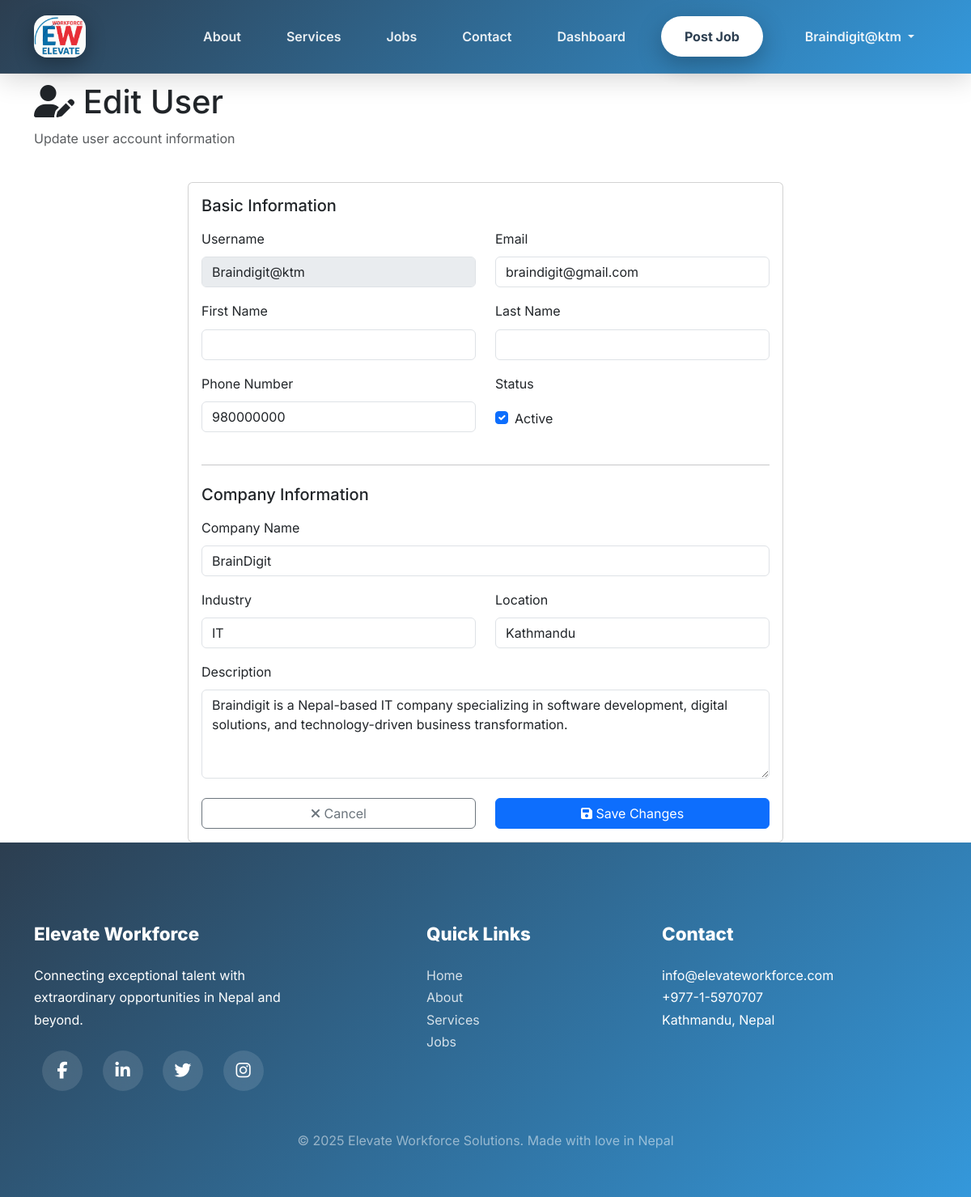
The app's page /accounts/admin/users/9/edit/ (signed in) with its own data.
### accounts/models.py (models this page shows, shortened)
class User(AbstractUser):
    USER_ROLE_CHOICES = (
        ('job_seeker', 'Job Seeker'),
        ('company', 'Company'),
    )
    role = models.CharField(max_length=20, choices=USER_ROLE_CHOICES, default='job_seeker')
    phone_number = models.CharField(max_length=15, blank=True, null=True)
    is_active = models.BooleanField(default=True)
    created_at = models.DateTimeField(auto_now_add=True)
    updated_at = models.DateTimeField(auto_now=True)
    groups = models.ManyToManyField(
        'auth.Group',
        related_name='custom_user_groups',
        blank=True,
        help_text='The groups this user belongs to.'
    )
    user_permissions = models.ManyToManyField(
        'auth.Permission',
        related_name='custom_user_permissions',
        blank=True,
        help_text='Specific permissions for this user.'
    )
    class Meta:
        db_table = 'users'
        verbose_name_plural = 'Users'
        ordering = ['-created_at']
    def is_company(self):
        return self.role == 'company'
    def is_job_seeker(self):
        return self.role == 'job_seeker'

### companies/models.py (models this page shows, shortened)
class Company(models.Model):
    COMPANY_STATUS_CHOICES = (
        ('active', 'Active'),
        ('inactive', 'Inactive'),
        ('suspended', 'Suspended'),
    )
    user = models.OneToOneField(User, on_delete=models.CASCADE, related_name='company_profile')
    company_name = models.CharField(max_length=255, unique=True)
    description = models.TextField()
    website = models.URLField(blank=True, null=True)
    industry = models.CharField(max_length=100)
    location = models.CharField(max_length=255)
    company_size = models.CharField(max_length=50, blank=True, null=True)
    logo = models.ImageField(upload_to='company_logos/', blank=True, null=True)
    status = models.CharField(max_length=20, choices=COMPANY_STATUS_CHOICES, default='active')
    verified = models.BooleanField(default=False)
    created_at = models.DateTimeField(auto_now_add=True)
    updated_at = models.DateTimeField(auto_now=True)
    class Meta:
        db_table = 'companies'
        verbose_name_plural = 'Companies'
        ordering = ['-created_at']

### accounts/admin_views.py (the view, shortened to what this page needs)
# urls.py: path('admin/users/<int:pk>/edit/', admin_views.edit_user, name='edit_user'),
@login_required(login_url='accounts:login')
@user_passes_test(is_admin, login_url='accounts:login')
@require_http_methods(["GET", "POST"])
def edit_user(request, pk):
    user = get_object_or_404(User, pk=pk)
    context = {
        'user': user,
        'job_seeker': None,
        'company': None,
    }
    if user.is_job_seeker():
        try:
            context['job_seeker'] = user.job_seeker_profile
        except JobSeeker.DoesNotExist:
            pass
    else:
        try:
            context['company'] = user.company_profile
        except Company.DoesNotExist:
            pass
    return render(request, 'admin/edit_user.html', context)

### accounts/admin_views.py (called while the page is built)
def is_admin(user):
    return user.is_superuser and user.is_staff

### templates/admin/edit_user.html (shortened to what this page needs)
{% extends 'base.html' %}
{% block content %}
<div class="container">
    <div class="row mb-4">
        <div class="col-md-12">
            <h1><i class="fas fa-user-edit"></i> Edit User</h1>
            <p class="text-muted">Update user account information</p>
        </div>
    </div>
    <div class="row">
        <div class="col-lg-8 mx-auto">
            <div class="card">
                <div class="card-body">
                    <form method="post">
                        <h5 class="mb-3">Basic Information</h5>
                        <div class="row">
                            <div class="col-md-6 mb-3">
                                <label for="username" class="form-label">Username</label>
                                <input type="text" id="username" name="username" class="form-control" value="{{ user.username }}" disabled>
                            </div>
                            <div class="col-md-6 mb-3">
                                <label for="email" class="form-label">Email</label>
                                <input type="email" id="email" name="email" class="form-control" value="{{ user.email }}" required>
                            </div>
                        </div>
                        <div class="row">
                            <div class="col-md-6 mb-3">
                                <label for="first_name" class="form-label">First Name</label>
                                <input type="text" id="first_name" name="first_name" class="form-control" value="{{ user.first_name }}">
                            </div>
                            <div class="col-md-6 mb-3">
                                <label for="last_name" class="form-label">Last Name</label>
                                <input type="text" id="last_name" name="last_name" class="form-control" value="{{ user.last_name }}">
                            </div>
                        </div>
                        <div class="row">
                            <div class="col-md-6 mb-3">
                                <label for="phone_number" class="form-label">Phone Number</label>
                                <input type="tel" id="phone_number" name="phone_number" class="form-control" value="{{ user.phone_number }}">
                            </div>
                            <div class="col-md-6 mb-3">
                                <label for="is_active" class="form-label">Status</label>
                                <div class="form-check mt-2">
                                    <input type="checkbox" id="is_active" name="is_active" class="form-check-input" {% if user.is_active %}checked{% endif %}>
                                    <label class="form-check-label" for="is_active">
                                        Active
                                    </label>
                                </div>
                            </div>
                        </div>
                        {% if user.is_job_seeker %}
                            <hr class="my-4">
                            <h5 class="mb-3">Job Seeker Information</h5>
                            {% if job_seeker %}
                                <div class="mb-3">
                                    <label for="location" class="form-label">Location</label>
                                    <input type="text" id="location" name="location" class="form-control" value="{{ job_seeker.location }}">
                                </div>
                                <div class="mb-3">
                                    <label for="skills" class="form-label">Skills <small class="text-muted">(comma-separated)</small></label>
                                    <input type="text" id="skills" name="skills" class="form-control" value="{{ job_seeker.skills }}">
                                </div>
                            {% endif %}
                        {% elif user.is_company %}
                            <hr class="my-4">
                            <h5 class="mb-3">Company Information</h5>
                            {% if company %}
                                <div class="mb-3">
                                    <label for="company_name" class="form-label">Company Name</label>
                                    <input type="text" id="company_name" name="company_name" class="form-control" value="{{ company.company_name }}">
                                </div>
                                <div class="row">
                                    <div class="col-md-6 mb-3">
                                        <label for="industry" class="form-label">Industry</label>
                                        <input type="text" id="industry" name="industry" class="form-control" value="{{ company.industry }}">
                                    </div>
                                    <div class="col-md-6 mb-3">
                                        <label for="location" class="form-label">Location</label>
                                        <input type="text" id="location" name="location" class="form-control" value="{{ company.location }}">
                                    </div>
                                </div>
                                <div class="mb-3">
                                    <label for="description" class="form-label">Description</label>
                                    <textarea id="description" name="description" class="form-control" rows="4">{{ company.description }}</textarea>
                                </div>
                            {% endif %}
                        {% endif %}
                        <div class="row mt-4">
                            <div class="col-md-6">
                                <a href="{% url 'accounts:manage_users' %}" class="btn btn-outline-secondary w-100">
                                    <i class="fas fa-times"></i> Cancel
                                </a>
                            </div>
                            <div class="col-md-6">
                                <button type="submit" class="btn btn-primary w-100">
                                    <i class="fas fa-save"></i> Save Changes
                                </button>
                            </div>
                        </div>
                    </form>
                </div>
            </div>
        </div>
    </div>
</div>
{% endblock %}

### templates/base.html (shortened to what this page needs)
<!DOCTYPE html>
<html lang="en">
<head>
    {% load static %}
    <link href="https://cdn.jsdelivr.net/npm/bootstrap@5.3.3/dist/css/bootstrap.min.css" rel="stylesheet">
    <link rel="stylesheet" href="https://cdnjs.cloudflare.com/ajax/libs/font-awesome/6.6.0/css/all.min.css">
</head>
<body>
    <nav class="navbar navbar-expand-lg navbar-dark fixed-top">
        <div class="container">
            <a class="navbar-brand" href="{% url 'home' %}">
                <img src="{% static 'images/logo1.png' %}" alt="Elevate Logo" height="52" width="90">
            </a>
            <div class="collapse navbar-collapse" id="navbarNav">
                <ul class="navbar-nav ms-auto align-items-center">
                    <li class="nav-item"><a class="nav-link" href="{% url 'about' %}">About</a></li>
                    <li class="nav-item"><a class="nav-link" href="{% url 'services' %}">Services</a></li>
                    <li class="nav-item"><a class="nav-link" href="{% url 'jobs:job_list' %}">Jobs</a></li>
                    <li class="nav-item"><a class="nav-link" href="{% url 'contact' %}">Contact</a></li>
                    {% if user.is_authenticated %}
                        {% if user.is_job_seeker %}
                        <li class="nav-item"><a class="nav-link" href="{% url 'accounts:job_seeker_dashboard' %}">Dashboard</a></li>
                        <li class="nav-item"><a class="nav-link" href="{% url 'application:my_applications' %}">Applications</a></li>
                        {% elif user.is_company %}
                        <li class="nav-item"><a class="nav-link" href="{% url 'application:company_dashboard' %}">Dashboard</a></li>
                        <li class="nav-item ms-3">
                            <a class="btn btn-post-job" href="{% url 'jobs:create_job' %}">
                                Post Job
                            </a>
                        </li>
                        {% endif %}
                        <li class="nav-item dropdown ms-4">
                            <a class="nav-link dropdown-toggle" href="#" role="button" data-bs-toggle="dropdown">
                                {{ user.username }}
                            </a>
                        </li>
                    {% else %}
                        <li class="nav-item"><a class="nav-link" href="{% url 'accounts:login' %}">Login</a></li>
                        <li class="nav-item"><a class="nav-link" href="{% url 'accounts:register' %}">Register</a></li>
                    {% endif %}
                </ul>
            </div>
    </nav>
    <div class="container mt-5 pt-4">
    </div>
    <div class="main-container">
        {% block content %}{% endblock %}
    </div>
    <footer>
        <div class="container">
            <div class="row g-5">
                <div class="col-lg-4">
                    <h5>Elevate Workforce</h5>
                    <p>Connecting exceptional talent with extraordinary opportunities in Nepal and beyond.</p>
                    <div class="footer-social mt-4">
                        <a href="#" title="Facebook"><i class="fab fa-facebook-f"></i></a>
                        <a href="#" title="LinkedIn"><i class="fab fa-linkedin-in"></i></a>
                        <a href="#" title="Twitter"><i class="fab fa-twitter"></i></a>
                        <a href="#" title="Instagram"><i class="fab fa-instagram"></i></a>
                    </div>
                </div>
                <div class="col-lg-3 offset-lg-1">
                    <h5>Quick Links</h5>
                    <ul class="list-unstyled">
                        <li><a href="{% url 'home' %}">Home</a></li>
                        <li><a href="{% url 'about' %}">About</a></li>
                        <li><a href="{% url 'services' %}">Services</a></li>
                        <li><a href="{% url 'jobs:job_list' %}">Jobs</a></li>
                    </ul>
                </div>
                <div class="col-lg-4">
                    <h5>Contact</h5>
                    <p>
                        info@elevateworkforce.com<br>
                        +977-1-5970707<br>
                        Kathmandu, Nepal
                    </p>
                </div>
            </div>
            <div class="text-center mt-5">
                <p class="footer-copyright">&copy; 2025 Elevate Workforce Solutions. Made with love in Nepal</p>
            </div>
        </div>
    </footer>
</body>
</html>

### templates/base.html (style rules this page uses)
:root { --primary: #3498db; --primary-dark: #2980b9; --dark: #2c3e50; --light: #f8f9fa; --gradient: linear-gradient(135deg, #2c3e50 0%, #3498db 100%); }
* { margin: 0; padding: 0; box-sizing: border-box; }
body { font-family: 'Inter', sans-serif; background: #fff; line-height: 1.7; overflow-x: hidden; }
.navbar { background: var(--gradient) !important; -webkit-backdrop-filter: blur(20px); backdrop-filter: blur(20px); padding: 1.2rem 0; box-shadow: 0 8px 32px rgba(0,0,0,0.15); border-bottom: 1px solid rgba(255,255,255,0.1); transition: all 0.4s ease; z-index: 1030; }
.navbar-brand { display: flex; align-items: center; font-weight: 900; color: white !important; text-decoration: none; padding: 0 !important; }
.navbar-brand img { height: 52px; width: auto; border-radius: 16px; box-shadow: 0 8px 25px rgba(0,0,0,0.3); transition: all 0.4s ease; margin-right: 14px; }
.nav-link { color: rgba(255,255,255,0.9) !important; font-weight: 600; margin: 0 8px; padding: 10px 20px !important; border-radius: 50px; transition: all 0.4s ease; }
.btn-post-job { background: white; color: var(--dark) !important; font-weight: 700; border-radius: 50px; padding: 12px 28px !important; box-shadow: 0 10px 30px rgba(0,0,0,0.25); }
footer { background: var(--gradient); color: white; padding: 100px 0 40px; position: relative; overflow: hidden; }
footer::before { content: ''; position: absolute; top: 0; left: 0; right: 0; bottom: 0; background: url('https://images.unsplash.com/photo-1557682250-33bd709cbe85?w=1920') center/cover; opacity: 0.08; z-index: 0; }
footer * { position: relative; z-index: 1; }
footer h5 { font-weight: 800; font-size: 1.4rem; margin-bottom: 24px; }
footer a { color: rgba(255,255,255,0.8); text-decoration: none; transition: all 0.3s ease; }
.footer-social a { display: inline-flex; width: 50px; height: 50px; background: rgba(255,255,255,0.12); color: white; border-radius: 50%; align-items: center; justify-content: center; margin: 0 10px; font-size: 1.3rem; transition: all 0.4s ease; -webkit-backdrop-filter: blur(10px); backdrop-filter: blur(10px); }
.main-container { min-height: calc(100vh - 120px); padding-top: 30px; }
.footer-copyright { color: rgba(255,255,255,0.5); }

### records on screen
User: username "Braindigit@ktm", email "braindigit@gmail.com", phone_number "980000000", is_active "☑"
Company: company_name "BrainDigit", industry "IT", location "Kathmandu", description "Braindigit is a Nepal-based IT company specializing in software development, digital solutions, and technology-driven business transformation."
